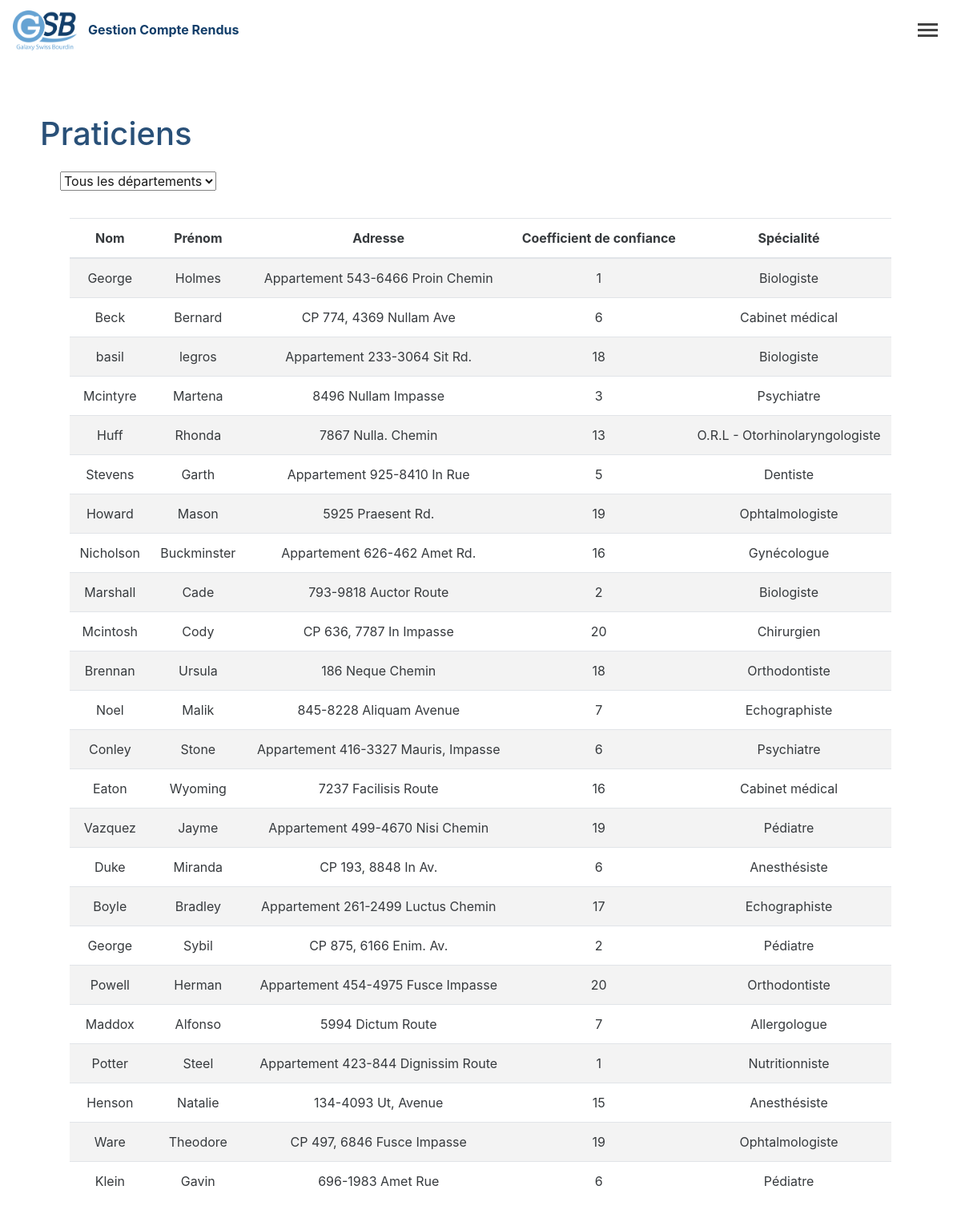
/praticien.php (signed in), run on the app's committed database.
### tables this page shows
CREATE TABLE `praticien` (
  `id` int(11) NOT NULL,
  `nom` varchar(255) DEFAULT NULL,
  `prenom` varchar(255) DEFAULT NULL,
  `adresse` varchar(255) DEFAULT NULL,
  `coefficient` varchar(255) DEFAULT NULL,
  `specialite` varchar(255) DEFAULT NULL,
  `id_Departement` int(11) DEFAULT NULL
);

### PDO/affichage.php (called while the page is built, shortened)
<?php
function affichePraticiens()
{
    $connexion = openDb();
    $sqlRequest = "SELECT * FROM praticien;";
    $result = mysqli_query($connexion, $sqlRequest);
    $res = array();
    $i = 0;
    while($data = mysqli_fetch_row($result)) {
        $res[$i]['Id'] = $data[0];
        $res[$i]['Nom'] = $data[1];
        $res[$i]['Prenom'] = $data[2];
        $res[$i]['Adresse'] = $data[3];
        $res[$i]['Coefficient'] = $data[4];
        $res[$i]['Sepcialite'] = $data[5];
        $i++;
    }
    return $res;
}

### praticien.php (the view, shortened to what this page needs)
<?php
require 'pdo/affichage.php';
?>
<!DOCTYPE html>
<html lang="fr">
<head>
    <link href="bootstrap/css/bootstrap.css" rel="stylesheet">
    <link href="css/style.css" rel="stylesheet">
</head>
<body>
<nav class="navbar navbar-toggleable-md navbar-light bg-faded">
    <a class="navbar-brand" href="menu.php">
        <img class="logo-nav" src="img/logo.png" alt="GSB">
    </a>
    <p class="app-frais">Gestion Compte Rendus</p>
    <button class="navbar-toggler collapsed" type="button" data-toggle="collapse" data-target="#collapsingNavbar">
        <span> </span>
        <span> </span>
        <span> </span>
    </button>
</nav>
<div class="container">
    <div class="row">
        <div class="white-zone3">
            <h1 class="title-page">Praticiens</h1>
            <form class="form_departement">
                  <select name="departement" size="1" placeholder="Departement" id="departement">
                     <option>Tous les départements</option>
                  </select>
               </form>
            <div class="table-responsive">
                <table class="table table-striped">
                    <thead>
                    <tr>
                        <th scope="col">Nom</th>
                        <th scope="col">Prénom</th>
                        <th scope="col">Adresse</th>
                        <th scope="col">Coefficient de confiance</th>
                        <th scope="col">Spécialité</th>
                    </tr>
                    </thead>
                    <tbody>
                    <?php
                    $data = affichePraticiens();
                    foreach ($data as $tab){
                    ?>
                    <tr>
                        <td><?php echo $tab['Nom'] ?></td>
                        <td><?php echo $tab['Prenom'] ?></td>
                        <td><?php echo $tab['Adresse'] ?></td>
                        <td><?php echo $tab['Coefficient'] ?></td>
                        <td><?php echo $tab['Sepcialite'] ?></td>
                    </tr>
                    <?php } ?>
                    </tbody>
                </table>
            </div>
        </div>
    </div>
</div>
</body>
</html>

### css/style.css (style rules this page uses)
.navbar-toggler span { display: block; background-color: #444; height: 3px; width: 25px; margin-top: 4px; margin-bottom: 4px; -webkit-transform: rotate(0deg); -moz-transform: rotate(0deg); -o-transform: rotate(0deg); transform: rotate(0deg); opacity: 1; }
.navbar-toggler span:nth-child(1), .navbar-toggler span:nth-child(3) { -webkit-transition: transform .35s ease-in-out; -moz-transition: transform .35s ease-in-out; -o-transition: transform .35s ease-in-out; transition: transform .35s ease-in-out; }
.navbar-light .navbar-toggler { border-color: rgba(0, 0, 0, 0); }
.navbar.navbar-toggleable-md.navbar-light.bg-faded { background: rgba(255, 255, 255, 0.80); }
th { text-align: center; }
td { text-align: center; }
.table-responsive { width: 90%; margin: auto; }
.logo-nav { width: 80px; }
.app-frais { position: absolute; top: 25px; left: 110px; font-weight: bold; color: #123e6a; }
body { background: url(../img/bg.jpg) no-repeat center center fixed; -webkit-background-size: cover; -moz-background-size: cover; -o-background-size: cover; background-size: cover; }
.white-zone3 { border-radius: 15px; margin-top: 5%!important; margin: auto; background-color: white; opacity: 0.9; width: 100%; margin-bottom: 20px; }
.title-page { display: inline-block; margin-left: 20px; margin-top: 10px; color: #123e6a; }
.table-responsive { margin-top: 20px; margin-bottom: 20px; }
.form_departement { margin-top: 15px; margin-bottom: 3%; margin-left: 45px; float: left; }

### data on the page
praticien: nom "George", prenom "Holmes", adresse "Appartement 543-6466 Proin Chemin", coefficient "1", specialite "Biologiste"
praticien: nom "Beck", prenom "Bernard", adresse "CP 774, 4369 Nullam Ave", coefficient "6", specialite "Cabinet médical"
praticien: nom "basil", prenom "legros", adresse "Appartement 233-3064 Sit Rd.", coefficient "18", specialite "Biologiste"
praticien: nom "Mcintyre", prenom "Martena", adresse "8496 Nullam Impasse", coefficient "3", specialite "Psychiatre"
praticien: nom "Huff", prenom "Rhonda", adresse "7867 Nulla. Chemin", coefficient "13", specialite "O.R.L - Otorhinolaryngologiste"
praticien: nom "Stevens", prenom "Garth", adresse "Appartement 925-8410 In Rue", coefficient "5", specialite "Dentiste"
praticien: nom "Howard", prenom "Mason", adresse "5925 Praesent Rd.", coefficient "19", specialite "Ophtalmologiste"
praticien: nom "Nicholson", prenom "Buckminster", adresse "Appartement 626-462 Amet Rd.", coefficient "16", specialite "Gynécologue"
praticien: nom "Marshall", prenom "Cade", adresse "793-9818 Auctor Route", coefficient "2", specialite "Biologiste"
praticien: nom "Mcintosh", prenom "Cody", adresse "CP 636, 7787 In Impasse", coefficient "20", specialite "Chirurgien"
praticien: nom "Brennan", prenom "Ursula", adresse "186 Neque Chemin", coefficient "18", specialite "Orthodontiste"
praticien: nom "Noel", prenom "Malik", adresse "845-8228 Aliquam Avenue", coefficient "7", specialite "Echographiste"
praticien: nom "Conley", prenom "Stone", adresse "Appartement 416-3327 Mauris, Impasse", coefficient "6", specialite "Psychiatre"
praticien: nom "Eaton", prenom "Wyoming", adresse "7237 Facilisis Route", coefficient "16", specialite "Cabinet médical"
praticien: nom "Vazquez", prenom "Jayme", adresse "Appartement 499-4670 Nisi Chemin", coefficient "19", specialite "Pédiatre"
praticien: nom "Duke", prenom "Miranda", adresse "CP 193, 8848 In Av.", coefficient "6", specialite "Anesthésiste"
praticien: nom "Boyle", prenom "Bradley", adresse "Appartement 261-2499 Luctus Chemin", coefficient "17", specialite "Echographiste"
praticien: nom "George", prenom "Sybil", adresse "CP 875, 6166 Enim. Av.", coefficient "2", specialite "Pédiatre"
praticien: nom "Powell", prenom "Herman", adresse "Appartement 454-4975 Fusce Impasse", coefficient "20", specialite "Orthodontiste"
praticien: nom "Maddox", prenom "Alfonso", adresse "5994 Dictum Route", coefficient "7", specialite "Allergologue"
praticien: nom "Potter", prenom "Steel", adresse "Appartement 423-844 Dignissim Route", coefficient "1", specialite "Nutritionniste"
praticien: nom "Henson", prenom "Natalie", adresse "134-4093 Ut, Avenue", coefficient "15", specialite "Anesthésiste"
praticien: nom "Ware", prenom "Theodore", adresse "CP 497, 6846 Fusce Impasse", coefficient "19", specialite "Ophtalmologiste"
praticien: nom "Klein", prenom "Gavin", adresse "696-1983 Amet Rue", coefficient "6", specialite "Pédiatre"
